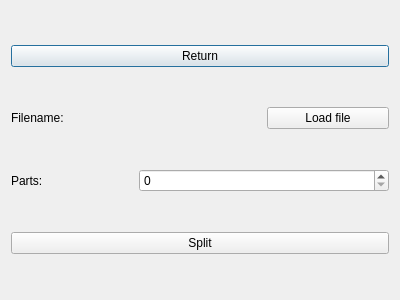
<?xml version="1.0" encoding="UTF-8"?>
<ui version="4.0">
 <class>Dialog</class>
 <widget class="QDialog" name="Dialog">
  <property name="geometry">
   <rect>
    <x>0</x>
    <y>0</y>
    <width>400</width>
    <height>300</height>
   </rect>
  </property>
  <property name="windowTitle">
   <string>Dialog</string>
  </property>
  <layout class="QHBoxLayout" name="horizontalLayout">
   <item>
    <layout class="QGridLayout" name="gridLayout">
     <item row="2" column="0">
      <widget class="QLabel" name="lbl_parts">
       <property name="text">
        <string>Parts:</string>
       </property>
      </widget>
     </item>
     <item row="0" column="0" colspan="3">
      <widget class="QPushButton" name="btn_back">
       <property name="text">
        <string>Return</string>
       </property>
      </widget>
     </item>
     <item row="3" column="0" colspan="3">
      <widget class="QPushButton" name="btn_split">
       <property name="text">
        <string>Split</string>
       </property>
      </widget>
     </item>
     <item row="1" column="2">
      <widget class="QPushButton" name="btn_loadfile">
       <property name="text">
        <string>Load file</string>
       </property>
      </widget>
     </item>
     <item row="1" column="0" colspan="2">
      <widget class="QLabel" name="lbl_filename">
       <property name="text">
        <string>Filename:</string>
       </property>
      </widget>
     </item>
     <item row="2" column="1" colspan="2">
      <widget class="QSpinBox" name="box_pieces"/>
     </item>
    </layout>
   </item>
  </layout>
 </widget>
 <resources/>
 <connections/>
</ui>
